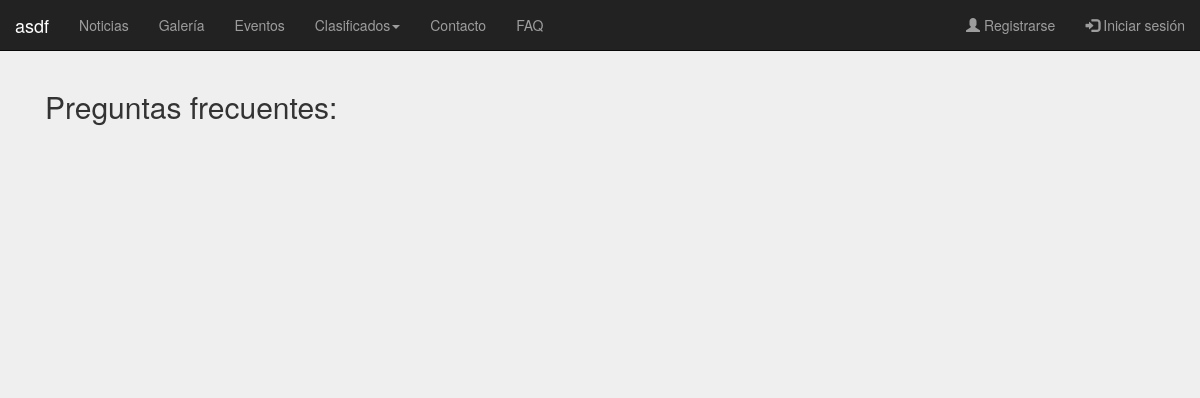
The app's page /index.php/web/faq, older data.
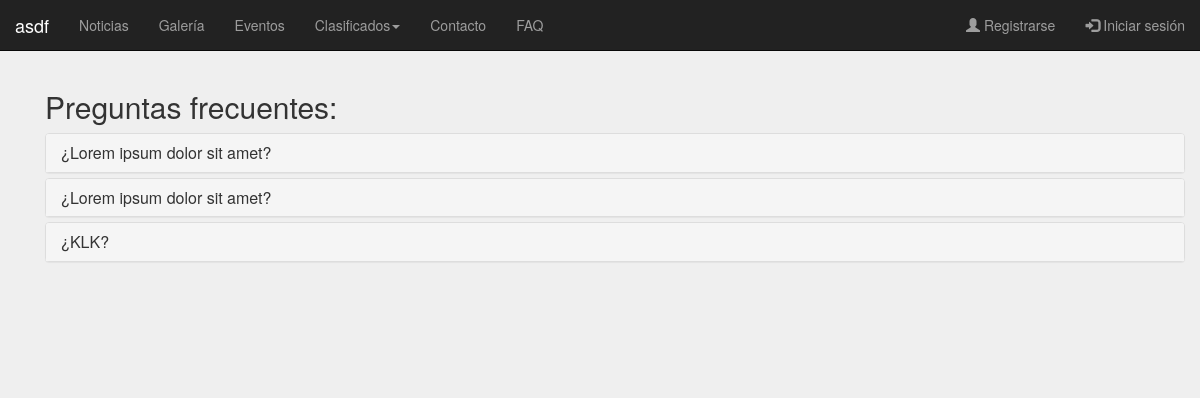
The same page, newer data.
### tables this page shows
CREATE TABLE `faq` (
  `id_faq` int(11) NOT NULL,
  `pregunta` varchar(255) NOT NULL,
  `respuesta` text NOT NULL
);

### application/controllers/web.php (called while the page is built, shortened)
<?php
class Web extends CI_Controller{
	public function __construct(){
		$this->load->model('web_model');
		$this->load->library('pagination');
	}
	public function faq(){
		$this->load->view('plantilla/encabezado');
		$this->load->view('faq_view');
		$this->load->view('plantilla/pie');
	}
}

### index.php (called while the page is built, shortened)
<?php
require_once BASEPATH.'core/CodeIgniter.php';

### application/models/web_model.php (called while the page is built, shortened)
<?php
class Web_model extends CI_Model{
  public function mostrarFAQ(){
    $this->db->select('id_faq,pregunta,respuesta');
    $query = $this->db->get('faq')->result();
    return $query;
  }
}

### application/views/faq_view.php (the view, shortened to what this page needs)
<div class="container ">
    <h2>Preguntas frecuentes:</h2>
		<div class="panel-group" id="faqAccordion">
		<?php
		$CI= &get_instance();
		$i = 0;
		$files = $CI->web_model->mostrarFAQ(); ?>
			<?php foreach($files as $file){ ?>
				<div class="panel panel-default ">
						<div class="panel-heading accordion-toggle question-toggle collapsed" data-toggle="collapse" data-parent="#faqAccordion" data-target="#question<?= $i ?>">
								 <h4 class="panel-title">
										<a href="#" class="ing"><?= $file->pregunta ?></a>
							</h4>
						</div>
				</div>
			<?php $i++; } ?>
    </div>
</div>

### application/views/plantilla/encabezado.php (shortened to what this page needs)
<!DOCTYPE html>
<html>
	<head>
		<link rel="stylesheet" href="https://maxcdn.bootstrapcdn.com/bootstrap/3.3.7/css/bootstrap.min.css">
	</head>
	<body style="background-color: rgb(239, 239, 239); margin-top: 50px;">
		<div class = "container">
      <nav class="navbar navbar-inverse navbar-fixed-top" role="navigation">
    	  <div class="container-fluid">
    		    <div class="navbar-header">
    		        <a class="navbar-brand" href="<?= site_url('web') ?>"><?= $this->config->item('equipo') ?></a>
    		    </div>
					<div class="collapse navbar-collapse" id="mainNavBar">
    		    <ul class="nav navbar-nav">
        		  <li><a href="<?= site_url('web/noticias') ?>">Noticias</a></li>
        		  <li><a href="<?= site_url('galeria') ?>">Galería</a></li>
							<li><a href="<?= site_url('web/eventos') ?>">Eventos</a></li>
							<li class="dropdown">
							    <a href="#" data-toggle="dropdown" class="dropdown-toggle">Clasificados<b class="caret"></b></a>
							</li>
							<li><a href="<?= site_url('web/contacto') ?>">Contacto</a></li>
							<li><a href="<?= site_url('web/faq') ?>">FAQ</a></li>
    		    </ul>
    		    <ul class="nav navbar-nav navbar-right">
							<?php if ($this->session->userdata('cedula')){ ?>
								<li><a href="<?= site_url('login/logout') ?>"><span class="glyphicon glyphicon-log-out"></span> Cerrar sesión</a></li>
							<?php }else{ ?>
								<li><a href="<?= site_url('register') ?>"><span class="glyphicon glyphicon-user"></span> Registrarse</a></li>
	        		  <li><a href="<?= site_url('login') ?>"><span class="glyphicon glyphicon-log-in"></span> Iniciar sesión</a></li>
							<?php } ?>
    		    </ul>
					</div>
    	  </div>
    	</nav>
			<div class="centro">

Row changes from the older to the newer data that the page shows:
added faq: pregunta "¿Lorem ipsum dolor sit amet?"
added faq: pregunta "¿Lorem ipsum dolor sit amet?"
added faq: pregunta "¿KLK?"
